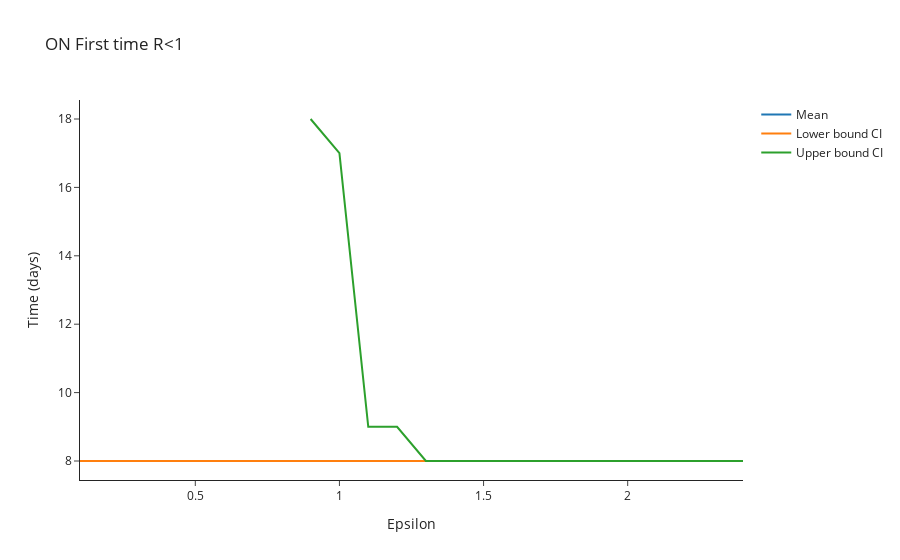

Notebook code for this chart:
### Code cell
# Plot time of first R_t < 1
# Plot time of first R_t > 1 
fig = go.Figure()

# Plot of incidences
fig.add_trace(
    go.Scatter(
        x=large_epsilon_range,
        y=first_time_r_less_than_1,
        mode='lines',
        name='Mean'
    )
)

fig.add_trace(
    go.Scatter(
        x=large_epsilon_range,
        y=first_time_r_less_than_1_LowerCI,
        mode='lines',
        name='Lower bound CI'
    )
)

fig.add_trace(
    go.Scatter(
        x=large_epsilon_range,
        y=first_time_r_less_than_1_UpperCI,
        mode='lines',
        name='Upper bound CI'
    )
)

# Add axis labels
fig.update_layout(
    title='ON First time R<1',
    template='simple_white',
    xaxis_title='Epsilon',
    yaxis_title='Time (days)'
)


#fig.write_image('ON-First-time-R_less_than_1.pdf')
fig.show()

### Figure 1 — Plotly figure (JSON) as saved in the notebook; plotly's stock layout.template omitted (floating-point values rounded to 4 significant figures)
{"data": [{"mode": "lines", "name": "Mean", "type": "scatter", "x": [0.1, 0.2, 0.3, 0.4, 0.5, 0.6, 0.7, 0.8, 0.9, 1, 1.1, 1.2, 1.3, 1.4, 1.5, 1.6, 1.7, 1.8, 1.9, 2, 2.1, 2.2, 2.3, 2.4], "y": [null, null, null, null, 8, 8, 8, 8, 8, 8, 8, 8, 8, 8, 8, 8, 8, 8, 8, 8, 8, 8, 8, 8]}, {"mode": "lines", "name": "Lower bound CI", "type": "scatter", "x": [0.1, 0.2, 0.3, 0.4, 0.5, 0.6, 0.7, 0.8, 0.9, 1, 1.1, 1.2, 1.3, 1.4, 1.5, 1.6, 1.7, 1.8, 1.9, 2, 2.1, 2.2, 2.3, 2.4], "y": [8, 8, 8, 8, 8, 8, 8, 8, 8, 8, 8, 8, 8, 8, 8, 8, 8, 8, 8, 8, 8, 8, 8, 8]}, {"mode": "lines", "name": "Upper bound CI", "type": "scatter", "x": [0.1, 0.2, 0.3, 0.4, 0.5, 0.6, 0.7, 0.8, 0.9, 1, 1.1, 1.2, 1.3, 1.4, 1.5, 1.6, 1.7, 1.8, 1.9, 2, 2.1, 2.2, 2.3, 2.4], "y": [null, null, null, null, null, null, null, null, 18, 17, 9, 9, 8, 8, 8, 8, 8, 8, 8, 8, 8, 8, 8, 8]}], "layout": {"title": {"text": "ON First time R<1"}, "xaxis": {"title": {"text": "Epsilon"}}, "yaxis": {"title": {"text": "Time (days)"}}}}
